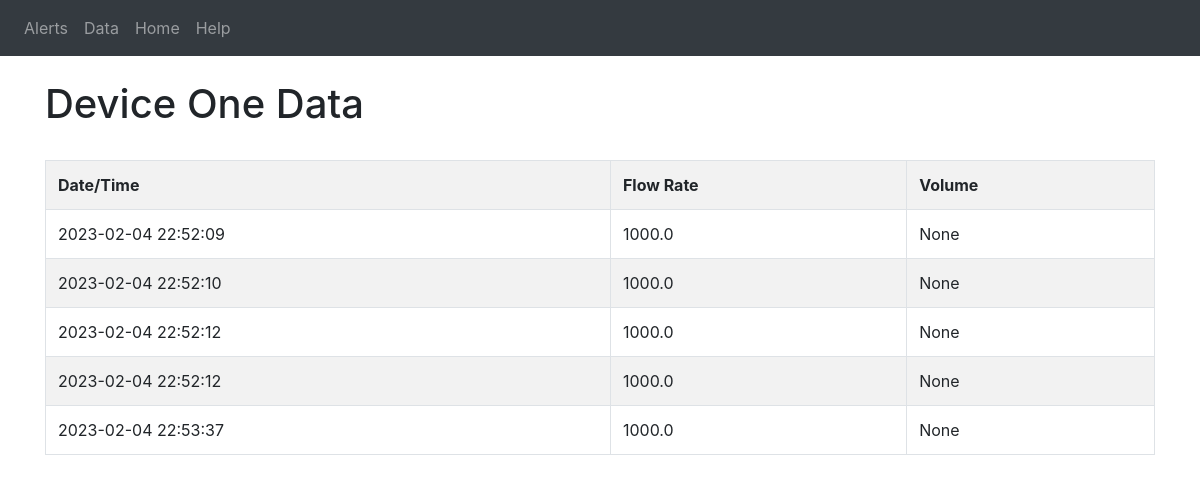
Page /data on the committed database.
### website/models.py (models this page shows)
class Water(db.Model):
    id = db.Column(db.Integer, primary_key=True)
    date = db.Column(db.DateTime(timezone=True), default=func.now())
    flowRate = db.Column(db.Float)
    crossSection = db.Column(db.Float)
    volume = db.Column(db.Float)

### website/auth.py (the view)
@auth.route('/data')
def data():
    id = Water.query.order_by(Water.id)
    date = Water.query.order_by(Water.date)
    flowRate = Water.query.order_by(Water.flowRate)
    crossSection = Water.query.order_by(Water.crossSection)
    volume = Water.query.order_by(Water.volume)
    return render_template("data.html",
    id=id,
    date=date,
    flowRate=flowRate,
    crossSection=crossSection,
    volume=volume)

### website/templates/data.html
{% extends "base.html" %} {% block title %}IrrigationDevice - Data{% endblock%}
{% block content %}
<br />
<h1>Device One Data</h1>
<br />
<table class="table table-hover table-bordered table-striped">
  <tr>
    <td><b>Date/Time</b></td>
    <td><b>Flow Rate</b></td>
    <td><b>Volume</b></td>
  </tr>
  {% for data in id %}
  <tr>
    <td>{{ data.date }}</td>
    <td>{{ data.flowRate }}</td>
    <td>{{ data.volume }}</td>
  </tr>
  {% endfor %}
</table>
{% endblock %}

### website/templates/base.html (shortened to what this page needs)
<!DOCTYPE html>
<html>
  <head>
    <link
      rel="stylesheet"
      href="https://stackpath.bootstrapcdn.com/bootstrap/4.4.1/css/bootstrap.min.css"
    />
    <link
      rel="stylesheet"
      href="https://stackpath.bootstrapcdn.com/font-awesome/4.7.0/css/font-awesome.min.css"
    />
  </head>
  <body>
    <nav class="navbar navbar-expand-lg navbar-dark bg-dark">
      <div class="collapse navbar-collapse" id="navbar">
        <div class="navbar-nav">
          <a class="nav-item nav-link" id="alerts" href="/alerts">Alerts</a>
          <a class="nav-item nav-link" id="data" href="/data">Data</a>
          <a class="nav-item nav-link" id="home" href="/home">Home</a>
          <a class="nav-item nav-link" id="help" href="/help">Help</a>
        </div>
      </div>
    </nav>
    <div class="container">{% block content %} {% endblock %}</div>
  </body>
</html>

### rows in the picture
Water: date "2023-02-04 22:52:09", flowRate "1000.0", volume "None"
Water: date "2023-02-04 22:52:10", flowRate "1000.0", volume "None"
Water: date "2023-02-04 22:52:12", flowRate "1000.0", volume "None"
Water: date "2023-02-04 22:52:12", flowRate "1000.0", volume "None"
Water: date "2023-02-04 22:53:37", flowRate "1000.0", volume "None"
